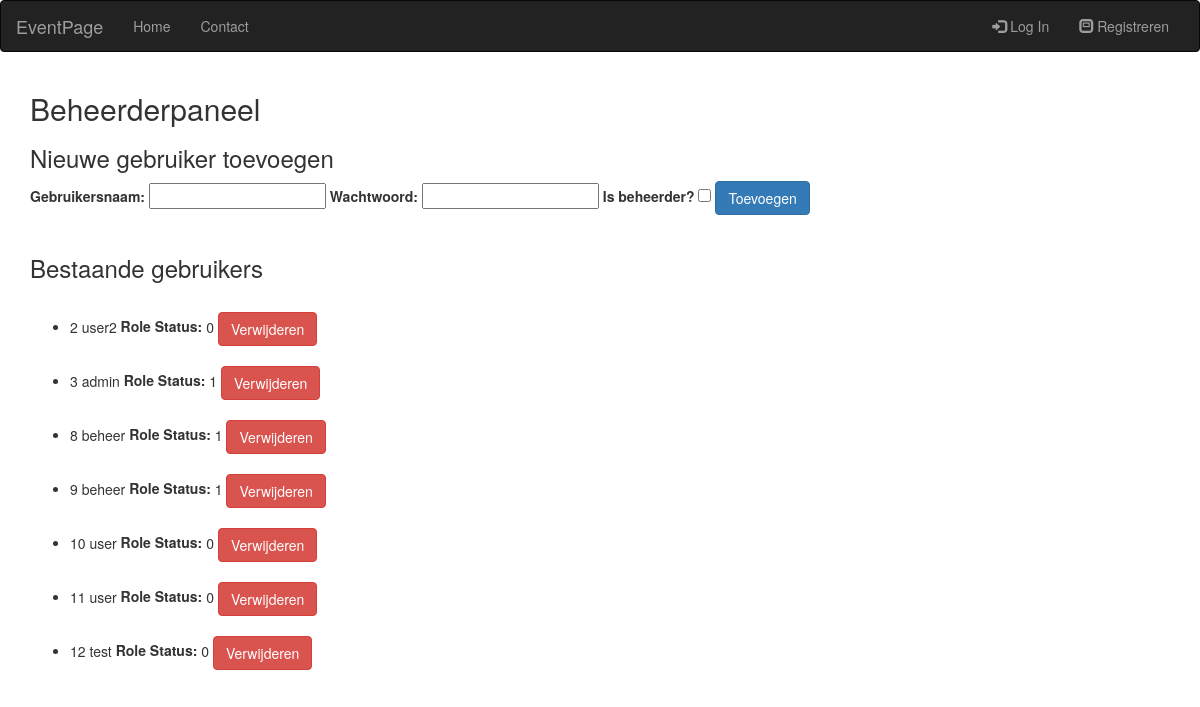
Screenshot of /admin_panel with the database file from the repository.
### tables this page shows
CREATE TABLE users (
            id INTEGER PRIMARY KEY AUTOINCREMENT,
            username TEXT NOT NULL,
            password TEXT NOT NULL,
            is_admin INTEGER NOT NULL DEFAULT 0,
            date_created DATE NOT NULL DEFAULT CURRENT_TIMESTAMP
        );

### routes/routes.py (the view, shortened to what this page needs)
@bp.route("/admin_panel", methods=["GET", "POST"])
def admin_panel():
    existing_users = all_users()
    print(existing_users)
    return render_template("admin_panel.html", users=existing_users)

### controllers/auth_controllers.py (called while the page is built)
def all_users():
    users = EventCalendarDB()
    return users.get_all_users()

### models/model.py (called while the page is built)
    def _connect(self):
        return sqlite3.connect(self.db_path)

    def get_all_users(self):
        conn = self._connect()
        cursor = conn.cursor()
        cursor.execute("SELECT * FROM users")
        users = cursor.fetchall()
        print(users)
        users_list = [{'id': user[0], 'username': user[1], 'password': user[2], 'is_admin': user[3]} for user in users]
        return users_list

### templates/admin_panel.html (shortened to what this page needs)
<!DOCTYPE html>
<html lang="en">
<head>
    <link rel="stylesheet" href="https://maxcdn.bootstrapcdn.com/bootstrap/3.4.1/css/bootstrap.min.css">
    {% include 'navbar.html' %}
</head>
<body>
<div class="container">
    <h2>Beheerderpaneel</h2>
    <form method="post" action="{{ url_for('routes.admin_panel') }}">
        <h3>Nieuwe gebruiker toevoegen</h3>
        <label for="new_username">Gebruikersnaam:</label>
        <input type="text" id="new_username" name="new_username" required>
        <label for="new_password">Wachtwoord:</label>
        <input type="password" id="new_password" name="new_password" required>
        <label for="is_admin">Is beheerder?</label>
        <input type="checkbox" id="is_admin" name="is_admin" value="1">
        <button type="submit" class="btn btn-primary">Toevoegen</button>
    </form>
<br>
    <h3>Bestaande gebruikers</h3>
    <ul>
        {% for user in users %} <br>
            <li>{{ user.id }} {{ user.username }}
                <label> Role Status: </label>
                {{ user.is_admin }} <a href="{{ url_for('routes.delete_user', user_id=user.id) }}" class="btn btn-danger">Verwijderen</a></li>
        {% endfor %}
    </ul>
</div>
</body>
</html>

### templates/navbar.html
<html>
<nav class="navbar navbar-inverse">
  <div class="container-fluid">
    <div class="navbar-header">
      <a class="navbar-brand">EventPage</a>
    </div>
    <div class="collapse navbar-collapse">
      <ul class="nav navbar-nav">
        <li><a href="{{ url_for('routes.index') }}">Home</a></li>
        <li><a href="#">Contact</a></li>
      </ul>
      <ul class="nav navbar-nav navbar-right">
        {% if 'username' in session %}
        {% if session['is_admin'] == 1 %}
        <li><a href="{{ url_for('routes.admin_panel') }}"><span class="glyphicon glyphicon-th-list"></span> Admin Panel</a></li>
        {% endif %}
        <li><a href="{{ url_for('routes.agenda_create') }}"><span class="glyphicon glyphicon-th-list"></span> Agenda aanmaken</a></li>
        <li><a><span class="glyphicon glyphicon-user"></span> {{ session['username'] }}</a></li>
        <li><a href="{{ url_for('auth.logout') }}"><span class="glyphicon glyphicon-log-in"></span> Uitloggen</a></li>
        {% else %}
        <li><a href="{{ url_for('auth.login') }}"><span class="glyphicon glyphicon-log-in"></span> Log In</a></li>
          <li><a href="{{ url_for('routes.register') }}"><span class="glyphicon glyphicon-modal-window"></span> Registreren</a></li>
        {% endif %}
      </ul>
    </div>
  </div>
</nav>
</html>

### rows the page displays
users: id "2", username "user2", is_admin "0"
users: id "3", username "admin", is_admin "1"
users: id "8", username "beheer", is_admin "1"
users: id "9", username "beheer", is_admin "1"
users: id "10", username "user", is_admin "0"
users: id "11", username "user", is_admin "0"
users: id "12", username "test", is_admin "0"
